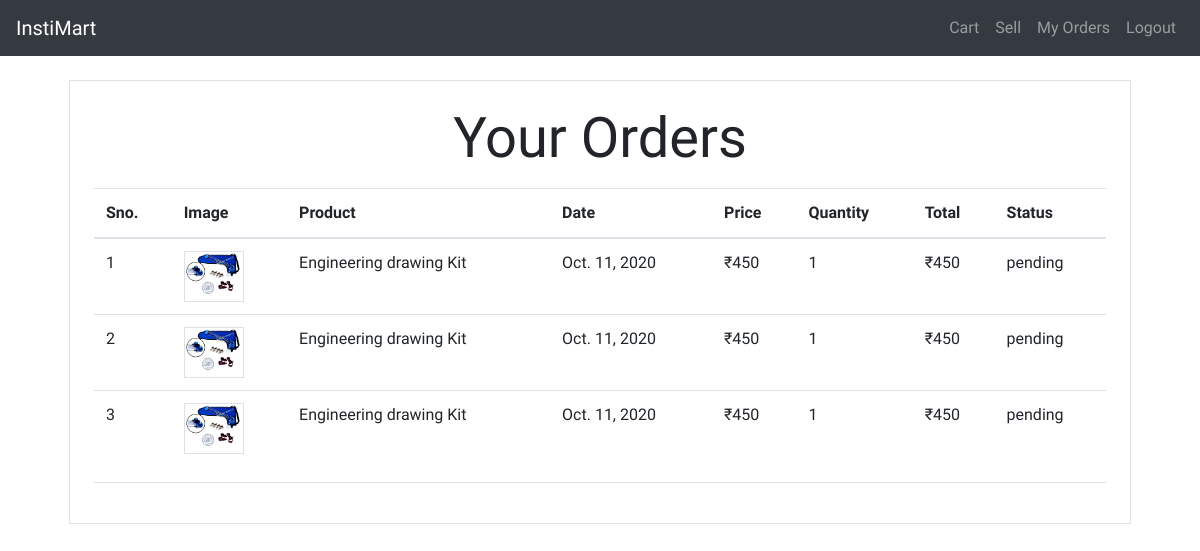
The app's page /orders (signed in), older data.
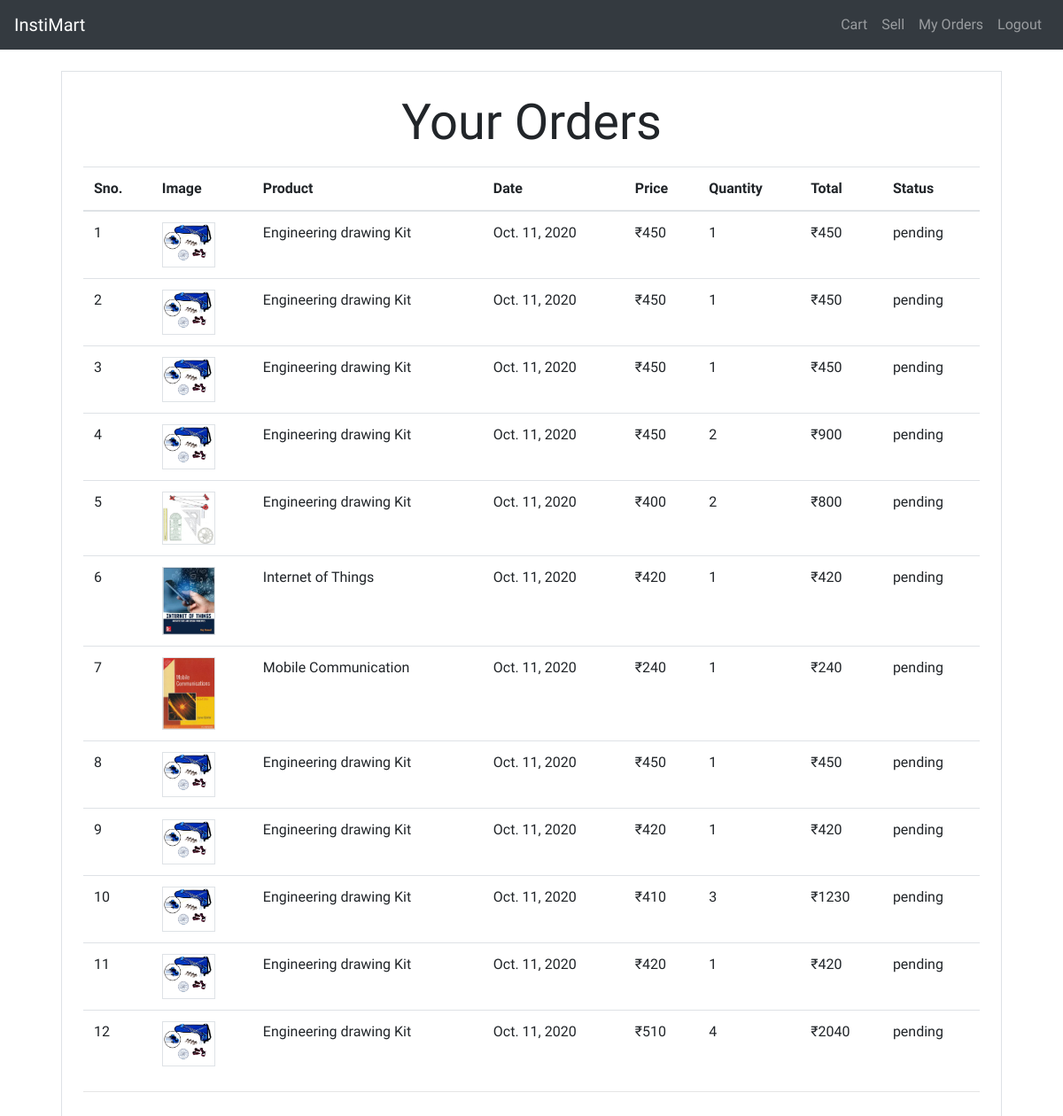
The same page, newer data.
### store/models/order.py (models this page shows, shortened)
class Order(models.Model):
    product = models.ForeignKey(Product,on_delete=models.CASCADE)
    customer = models.ForeignKey(Customer,on_delete=models.CASCADE)
    quantity = models.IntegerField(default=1)
    price = models.IntegerField()
    address = models.CharField(max_length=200,blank=True)
    phone = models.CharField(max_length=50,blank=True)
    date = models.DateField(default=datetime.datetime.today)
    @staticmethod
    def get_orders_by_customer(customer_id):
        return Order.objects.filter(customer =customer_id)

### store/models/product.py (models this page shows, shortened)
class Product(models.Model):
    name = models.CharField(max_length=30)
    price = models.IntegerField(default=0)
    category = models.ForeignKey(Category, on_delete=models.CASCADE,default=1)
    description = models.CharField(max_length=200,default=0, null=True, blank=1)
    image =models.ImageField(upload_to='uploads/products/')

### store/views/orders.py (the view)
# urls.py: path('orders', orders.OrderView.as_view(), name='orders'),
class OrderView(View):
    def get(self,request):
        customer = request.session.get('customer')
        orders = Order.get_orders_by_customer(customer)
        return render(request,'orders.html',{'orders':orders})

### store/templatetags/custom_filter.py (called while the page is built)
@register.filter(name='currency')
def currency(num):
    return  "₹" +str(num);

@register.filter(name='multiply')
def multiply(x,y):
    return x*y

### store/templates/orders.html
{% extends 'base.html' %}
{% block content %}
{% load cart %}
{% load custom_filter %}
<div class="container">
    <div class="border rounder p-4 m-4">
        <p class="text-center display-4">
            Your Orders
        </p>
        <table class="table">
            <thead>
                <tr>
                    <th>Sno.</th>
                    <th>Image</th>
                    <th>Product</th>
                    <th>Date</th>
                    <th>Price</th>
                    <th>Quantity</th>
                    <th>Total</th>
                    <th>Status</th>
                </tr>
            </thead>
            <tbody>
                {% for order in orders %}
                <tr>
                    <td>{{forloop.counter}}</td>
                    <td><img style="width:60px" class="border" src="{{order.product.image.url}}" alt=""></td>
                    <td>{{order.product.name}}</td>
                    <td>{{order.date}}</td>
                    <td>{{order.price|currency}}</td>
                    <td>{{order.quantity}}</td>
                    <td>{{order.price|multiply:order.quantity|currency}}</td>
                    <td>{{order.status | default:"pending"}}</td>
                  </tr>
               {% endfor %}
            </tbody>
        </table>
        <hr>
    </div>
</div>
{% endblock %}

### store/templates/base.html (shortened to what this page needs)
<!doctype html>
<html lang="en">
<head>
    <link rel="stylesheet" href="https://maxcdn.bootstrapcdn.com/bootstrap/4.0.0/css/bootstrap.min.css"
>
</head>
<body>
<nav class="navbar navbar-expand-lg navbar-dark bg-dark">
    <a class="navbar-brand" href="/">InstiMart</a>
    <div class="collapse navbar-collapse" id="navbarSupportedContent">
      <ul class="navbar-nav my-2 my-lg-0 ">
        <li class="nav-item ">
          <a class="nav-link" href="/cart">Cart<span class="sr-only">(current)</span></a>
        </li>
        {% if request.session.customer %}
        <li class="nav-item ">
          <a class="nav-link" href="/sell">Sell<span class="sr-only">(current)</span></a>
        </li>
        <li class="nav-item ">
          <a class="nav-link" href="/orders">My Orders<span class="sr-only">(current)</span></a>
        </li>
        <li class="nav-item ">
          <a class="nav-link" href="/logout">Logout<span class="sr-only">(current)</span></a>
        </li>
        {% endif %}
      </ul>
    </div>
  </nav>
{% block content %}
{% endblock %}
</body>
</html>

### store/templates/base.html (style rules this page uses)
body { font-family: 'Roboto Condensed', sans-serif; }

Row changes from the older to the newer data that the page shows:
added Order: product.image (picture), product.name "Engineering drawing Kit", date "Oct. 11, 2020", price "₹450", quantity "2", price|multiply "₹900", status "pending"
added Order: product.image (picture), product.name "Engineering drawing Kit", date "Oct. 11, 2020", price "₹400", quantity "2", price|multiply "₹800", status "pending"
added Order: product.image (picture), product.name "Internet of Things", date "Oct. 11, 2020", price "₹420", quantity "1", price|multiply "₹420", status "pending"
added Order: product.image (picture), product.name "Mobile Communication", date "Oct. 11, 2020", price "₹240", quantity "1", price|multiply "₹240", status "pending"
added Order: product.image (picture), product.name "Engineering drawing Kit", date "Oct. 11, 2020", price "₹450", quantity "1", price|multiply "₹450", status "pending"
added Order: product.image (picture), product.name "Engineering drawing Kit", date "Oct. 11, 2020", price "₹420", quantity "1", price|multiply "₹420", status "pending"
added Order: product.image (picture), product.name "Engineering drawing Kit", date "Oct. 11, 2020", price "₹410", quantity "3", price|multiply "₹1230", status "pending"
added Order: product.image (picture), product.name "Engineering drawing Kit", date "Oct. 11, 2020", price "₹420", quantity "1", price|multiply "₹420", status "pending"
added Order: product.image (picture), product.name "Engineering drawing Kit", date "Oct. 11, 2020", price "₹510", quantity "4", price|multiply "₹2040", status "pending"
